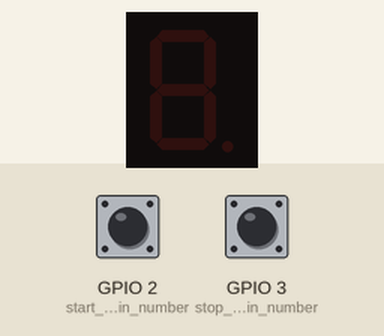
Bench run of a program on a simulated Raspberry Pi (BCM pin numbers). On the bench: 1-digit seven-segment display. The inputs (shaded band) are chosen by the test bench; at power-on: GPIO 2 (start_button_pin_number) HIGH, GPIO 3 (stop_button_pin_number) HIGH. The segment pins are drawn as the display they are named for; what the program prints to the terminal is not drawn.

Above: at 1.2 s.
1.3 s: GPIO 2 (start_button_pin_number) pulled LOW for 0.25 s
At 2.76 s:
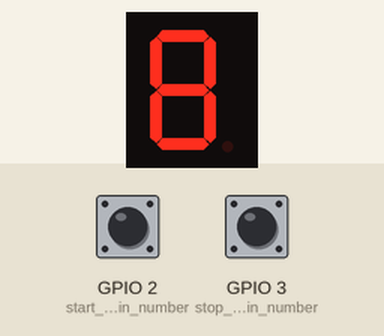
4.5 s: GPIO 2 (start_button_pin_number) pulled LOW for 1 s
At 5.1 s:
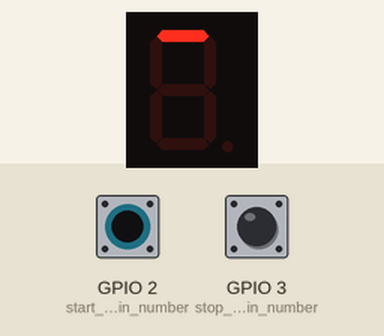
Timing chart, 0 to 7.5 s (numbered marks = the images above; inputs shaded):
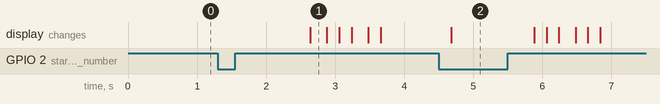

The program:

Halloween_DFS_Runner.py
```python
import time
import RPi.GPIO as GPIO  # Import GPIO library

print('RUNNING DFS LED SCRIPT')

start_button_pin_number = 2
stop_button_pin_number = 3

pin_number_map = {
    'A': 17,
    'B': 27,
    'C': 22,
    'D': 10,
    'E': 9,
    'F': 11,
    'G': 5
}

adjacency_list = {
    'A': []
}

start_node = 'A'

delay_seconds = 1
flash_seconds = 0.2

GPIO.setmode(GPIO.BCM)  # Set GPIO pin numbering
GPIO.setup(start_button_pin_number, GPIO.IN, pull_up_down=GPIO.PUD_UP)
GPIO.setup(stop_button_pin_number, GPIO.IN, pull_up_down=GPIO.PUD_UP)

algorithm_currently_running = False

for node in pin_number_map.keys():
    GPIO.setup(pin_number_map[node], GPIO.OUT)


def start_dfs():
    # print('Starting DFS')
    reset_system()
    global algorithm_currently_running
    algorithm_currently_running = True
    dfs(start_node, [])

    # Flash grapgh once done
    for i in range(0, 3):
        time.sleep(flash_seconds)
        turn_on_all_leds()
        time.sleep(flash_seconds)
        turn_off_all_leds()

    reset_system()
    algorithm_currently_running = False
    # print('Ending DFS')

def dfs(node, visited_list):
    global algorithm_currently_running
    if algorithm_currently_running and should_stop():  # don't check GPIO if we don't have to
        algorithm_currently_running = False
        reset_system()
    if node not in visited_list and algorithm_currently_running:
        visited_list.append(node)
        # print('highlight')
        highlight_node(node)
        time.sleep(delay_seconds)
        for adjacent_node in adjacency_list[node]:
            dfs(adjacent_node, visited_list)


def highlight_node(node):
    turn_on_led(pin_number_map[node])


def turn_off_led(pin_number):
    GPIO.output(pin_number, GPIO.LOW)
    # print('TURNING OFF ' + str(pin_number))


def turn_on_led(pin_number):
    GPIO.output(pin_number, GPIO.HIGH)
    # print('TURNING ON ' + str(pin_number))


def turn_off_all_leds():
    for node in pin_number_map.keys():
        turn_off_led(pin_number_map[node])


def turn_on_all_leds():
    for node in pin_number_map.keys():
        turn_on_led(pin_number_map[node])


def reset_system():
    global algorithm_currently_running
    algorithm_currently_running = False
    turn_off_all_leds()


def should_start():
    input_state = GPIO.input(start_button_pin_number)
    return not input_state


def should_stop():
    input_state = GPIO.input(stop_button_pin_number)
    return not input_state


# Main runner
reset_system()
while True:
    #print(GPIO.input(start_button_pin_number))
    #print(GPIO.input(stop_button_pin_number))
    time.sleep(flash_seconds)
    if not algorithm_currently_running and should_start():
        start_dfs()
```

Measured:
- after the input at 1.3 s, the display: changes after 1.3 s (image 1)
- after the input at 4.5 s, the display: changes after 0.18 s (image 2)
